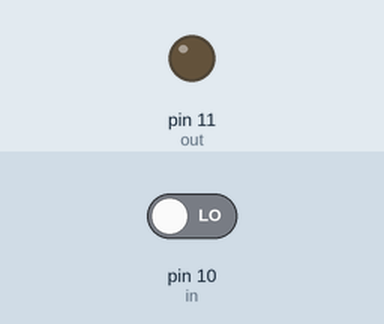
A sketch run on a simulated Arduino Uno, built with avr-gcc and run on an emulated ATmega328P. Shown: output pins drawn as LEDs (lit = HIGH). Inputs (shaded band) come from the test bench; at power-on: pin 10 (in) LOW.

Above: at 1.2 s.
1.3 s: pin 10 (in) driven HIGH
At 2.7 s:
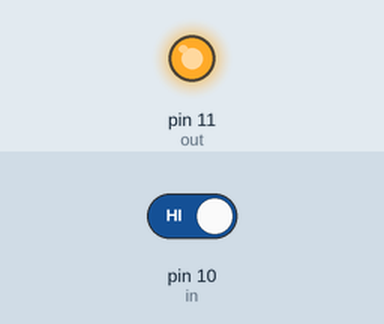
Timing chart, 0 to 4.3 s (numbered marks = the images above; inputs shaded):
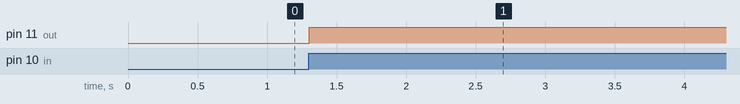

Measured:
- after the input at 1.3 s, pin 11 (out): LOW → HIGH at once

The sketch:

chattering3.ino
```cpp
const int in  = 10;
const int out = 11;

bool state = false;
bool old_state = false;

void setup() {
  pinMode(in, INPUT);
  pinMode(out, OUTPUT);
}

void loop() {
  if (digitalRead(in) == HIGH && old_state == LOW) {
    state = !state;
  }

  if (state) {
    digitalWrite(out, HIGH);
  } else {
    digitalWrite(out, LOW);
  }

  old_state = state;
  delay(10);
}
```
